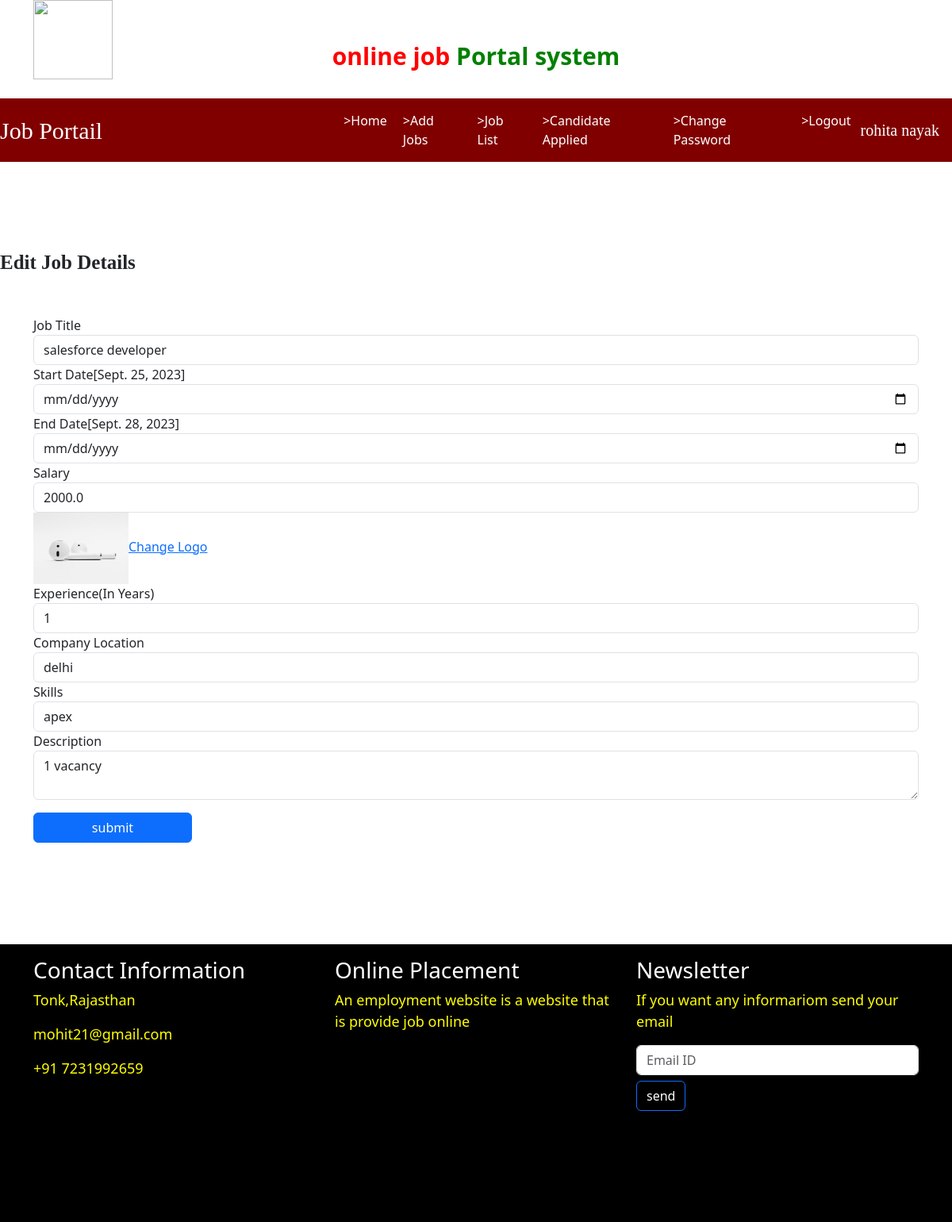
/edit_jobdetail/6 (signed in), run on the app's committed database.
### job/models.py (models this page shows, shortened)
class Job(models.Model):
    recruiter=models.ForeignKey(Recruiter,on_delete=models.CASCADE,blank=True)
    start_date=models.DateField()
    end_date=models.DateField()
    title=models.CharField(max_length=100)
    salary=models.FloatField(max_length=20)
    description=models.CharField(max_length=300)
    experience=models.CharField(max_length=50)
    location=models.CharField(max_length=100)
    skills=models.CharField(max_length=100)
    creationdate=models.DateField()
    image=models.ImageField(upload_to='images',default='')

### job/views.py (the view, shortened to what this page needs)
# urls.py: path('edit_jobdetail/<int:pid>',views.edit_jobdetail,name='edit_jobdetail'),
def edit_jobdetail(request,pid):
    if not request.user.is_authenticated:
        return redirect('recruiter_login')
    error = ""
    job=Job.objects.get(id=pid)
    d = {'error': error,'job':job}
    return render(request,'job/edit_jobdetail.html',d)

### templates/job/edit_jobdetail.html (shortened to what this page needs)
{% extends 'job/recruiter_navigation.html' %}
{% load static %}
{% block body %}
<marquee style="font-family:'Monotype Corsiva' ;font-size:25px; color: darkcolor; backgroung-color:black;font-weight:bold;margin-top:1%">
    Edit Job Details
</marquee>
<form class="container mt-5"  method="post" enctype="multipart/form-data">{% csrf_token %}
   <div class="form-row">
       <div class="form-group col md-12">
           <label>Job Title</label>
           <input type="text" class="form-control" name="jobtitle" value="{{job.title}}">
       </div>
   </div>
     <div class="form-row">
         <div class="form-group col md-6">
            <label>Start Date</label>[{{job.start_date}}]
            <input type="date" class="form-control" name="startdate" >
         </div>
         <div class="form-group col md-6">
             <label>End Date</label>[{{job.end_date}}]
             <input type="date" class="form-control" name="enddate" >
         </div>
     </div>
   <div class="form-row">
          <div class="form-group col md-6">
              <label>Salary</label>
              <input type="text" class="form-control" name="salary" value="{{job.salary}}" >
          </div>
          <div class="form-group col md-6">
              <img src="{{job.image.url}}" width="120" height="90"><a href="{% url 'change_companylogo' job.id %}">Change Logo</a>
          </div>
   </div>
   <div class="form-row">
       <div class="form-group col md-6">
           <label>Experience(In Years)</label>
           <input type="text" class="form-control" name="experience" value="{{job.experience}}">
       </div>
       <div class="form-group col md-6">
           <label>Company Location </label>
           <input type="text" class="form-control" name="location" value="{{job.location}}">
       </div>
   </div>
   <div class="form-row">
       <div class="form-group col md-12">
             <label>Skills</label>
             <input type="text" class="form-control" name="skills" value="{{job.skills}}">
       </div>
   </div>
   <div class="form-row">
       <div class="form-group col md-12">
            <label>Description</label>
            <textarea class="form-control" name="description">{{job.description}}</textarea>
       </div>
   </div>
    <input type="submit" value="submit" class="btn btn-primary my-3" style="width:200px">
</form>
{% endblock body %}

### templates/job/recruiter_navigation.html (shortened to what this page needs)
<!doctype html>
{% load static %}
<html lang="en">
  <head>
    <link href="https://cdn.jsdelivr.net/npm/bootstrap@5.3.0/dist/css/bootstrap.min.css" rel="stylesheet">
  </head>
  <body>
  <div class="container">
       <div class="row">
           <div class="col-sm-3">
               <img src="{% static 'images/logo2.jpg' %}" style="width:100px; height:100px">
           </div>
           <div class="col-sm-6 mt-5 text-center">
               <span style="font-weight:bold; font-size:30px">
                 <span style="color:red">online job </span>
                  <span style="color:green">Portal system </span>
               </span>
             </div>
           <div class="col-sm-3 mt-5" style="padding-left: 10%">
             </div>
       </div>
      </div>
  <br>
  <nav class="navbar navbar-expand-sm" style="background-color: maroon">
     <a class="navbar-brand text-white pl-5 font-weight-bold" style="font-family: 'Monotype Corsiva'; font-size:30px">Job Portail</a>
      <ul class="navbar-nav">
          <li class="nav-item">
              <a class="nav-link" href="{% url 'recruiter_home' %}" style="margin-left:280px"<i class="fa fa-home mr-1"></i>>Home</a>
          </li>
          <li class="nav-item">
              <a class="nav-link" href="{% url 'add_job' %}"<i class="fa fa-plus-circle mr-1"></i> >Add Jobs </a>
          </li>
          <li class="nav-item">
              <a class="nav-link" href="{% url 'job_list' %}"<i class="fa fa-users mr-1"></i> >Job List </a>
          </li>
          <li class="nav-item">
              <a class="nav-link" href="{% url 'applied_candidatelist' %}"<i class="fa fa-users mr-1"></i> >Candidate Applied </a>
          </li>
          <li class="nav-item">
              <a class="nav-link" href="{% url 'change_passwordrecruiter' %}"<i class="fa fa-users-circle mr-1"></i> >Change Password</a>
          </li>
          <li class="nav-item">
              <a class="nav-link" href="{% url 'Logout' %}"<i class="fa fa-sign-out mr-1"></i> >Logout</a>
          </ul>
              <a class="navbar-brand text-white pl-5 font-weight-bold" style="font-family: 'Monotype Corsiva'; font-size:20px">{{request.user.first_name}} {{request.user.last_name}}</a>
  </nav>
  <br>
  <br>
  <br>
  <br>
  {% block body %}
  {% endblock body %}
  <br>
  <br>
  <br>
  <br>
  <div class="mt-3" style="background-color:black; width:100%; height:350px">
      <div class="container">
         <div class="row">
             <div class="col-md-4 mt-3">
                 <h3 class="text-white">Contact Information</h3>
                 <p style="color:yellow;font-size:18px">Tonk,Rajasthan </p>
                 <p style="color:yellow;font-size:18px">mohit21@gmail.com </p>
                 <p style="color:yellow;font-size:18px">+91 7231992659 </p>
             </div>
             <div class="col-md-4 mt-3">
                 <h3 class="text-white">Online Placement</h3>
                 <p style="color:yellow;font-size:18px">An employment website is a website that is provide job online</p>
             </div>
             <div class="col-md-4 mt-3">
                 <h3 class="text-white">Newsletter</h3>
                 <p style="color:yellow;font-size:18px">If you want any informariom send your email</p>
                 <form method="post" class="form-inline">{%  csrf_token %}
                     <input type="email" name="emailid" placeholder="Email ID" required class="form-control mr-2">
                     <input type="submit" value="send" class="btn btn-primary" style="margin-top:2%; color:darkcyn;background-color:black" >
                 </form>
             </div>
         </div>
      </div>
  </div>
  </body>
</html>

### templates/job/recruiter_navigation.html (style rules this page uses)
.nav-link { color:white ! important ; margin-right: 4px; }

### data on the page
Job: jobtitle "salesforce developer", start_date "Sept. 25, 2023", end_date "Sept. 28, 2023", salary "2000.0", image (picture), experience "1", location "delhi", skills "apex", description "1 vacancy"

### other printed values
{{ request.user.first_name }} "rohita"
{{ request.user.last_name }} "nayak"
